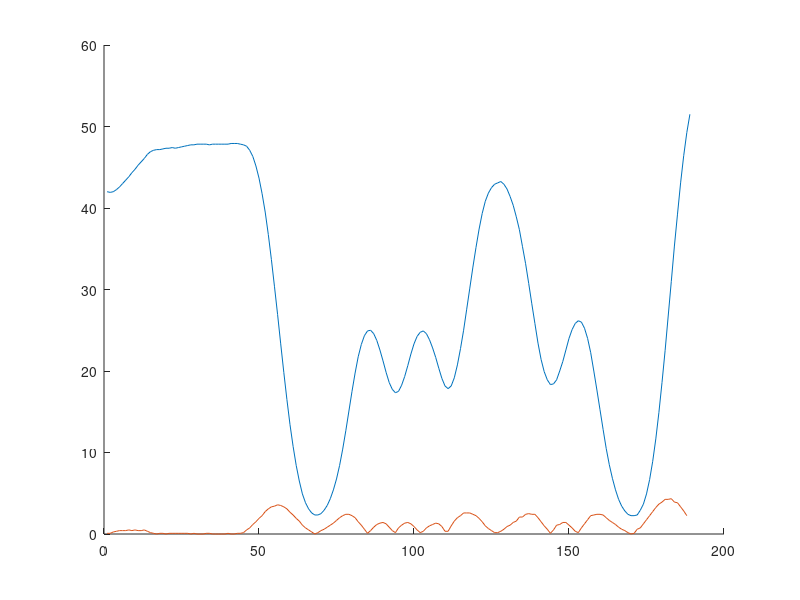

Recreate this plot in MATLAB. (Note: this script raises an error after producing the figure.)
Array=csvread('datalog-420.csv');
index = Array(:, 1);
reading = Array(:, 2);
%plot(col1, col2)
ws = 12;
for i = 1:length(reading) - (ws - 1)
    OneLineDataAve(i) = sum(reading(i:i + (ws - 1))) / ws;
end
hold on
plot(OneLineDataAve)
%plot(index, 3 * round(reading / max(reading)))
for i = 1 : length(OneLineDataAve) - 1
    DataAveDiff(i) = abs(OneLineDataAve(i + 1) - OneLineDataAve(i));
end
plot(DataAveDiff);
hold on
[pks, locs] = findpeaks(DataAveDiff, 'MinPeakHeight', 17, 'MinPeakDistance', 10);
plot(locs, pks, 'or');

LOOKUPTABLE = [311113113; %A
113113113; %B
313113111; %C
111133113; %D
311133111; %E
113133111; %F
111113313; %G
311113311; %H
113113311; %I
111133311; %J
311111133; %K
113111133; %L
313111131; %M
111131133; %N
311131131; %O
113131131; %P
111111333; %Q
311111331; %R
113111331; %S
111131331; %T
331111113; %U
133111113; %V
333111111; %W
131131113; %X
331131111; %Y
133131111]; %Z

widths(locs(2:end) - locs(1:end - 1));
widths = floor(widths / min(widths));
scannedPattern = str2num(strrep(num2str(widths), ' ', ''));